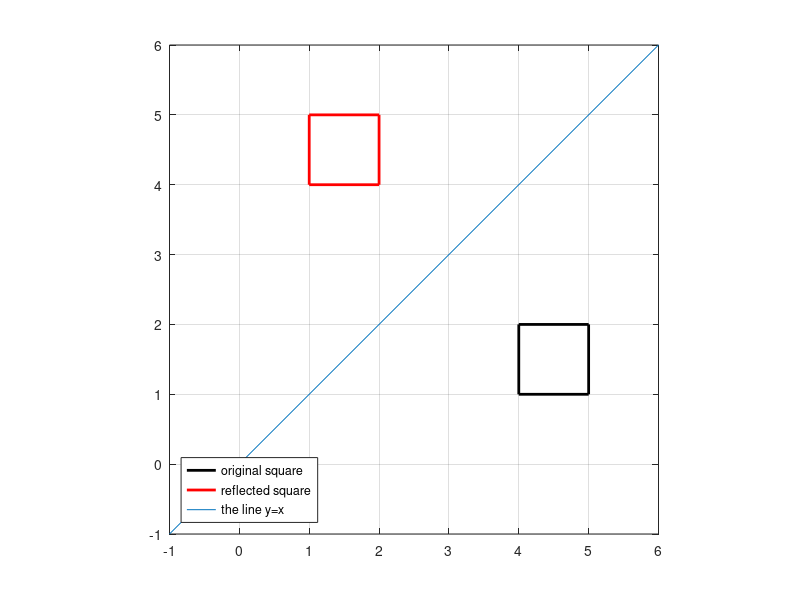

This figure's MATLAB source:
clf 
S=[4,5,5,4,4;1,1,2,2,1;1,1,1,1,1];    % square in homogeneous coordinates 
M=[0,1,0;1,0,0;0,0,1];     % translation matrix 
MS=M*S;      % apply the translation to the square 
plot(S(1,:),S(2,:),'k','linewidth',2);  % plot the original square in black 
hold on 
plot(MS(1,:),MS(2,:),'r','linewidth',2);  % plot the translated square in red
plot([-1,6],[-1,6]); % plotted line y = x
legend('original square','reflected square','the line y=x','location','southwest');   
axis equal, axis([-1,6,-1,6]), grid on    % adjust the axis 
hold off